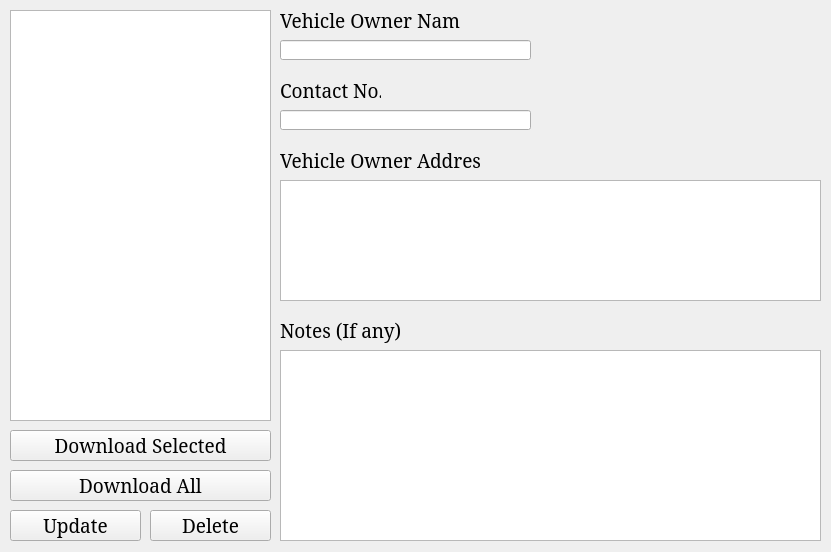
<?xml version="1.0" encoding="UTF-8"?>
<ui version="4.0">
 <class>UpdateCompanyWindow</class>
 <widget class="QMainWindow" name="UpdateCompanyWindow">
  <property name="windowModality">
   <enum>Qt::ApplicationModal</enum>
  </property>
  <property name="geometry">
   <rect>
    <x>0</x>
    <y>0</y>
    <width>831</width>
    <height>552</height>
   </rect>
  </property>
  <property name="windowTitle">
   <string>KB Roadways - Update Company</string>
  </property>
  <property name="windowIcon">
   <iconset>
    <normaloff>../__Assets/Logos/CompanyLogo.png</normaloff>../__Assets/Logos/CompanyLogo.png</iconset>
  </property>
  <widget class="QWidget" name="centralwidget">
   <widget class="QLabel" name="lblLogo">
    <property name="geometry">
     <rect>
      <x>600</x>
      <y>10</y>
      <width>171</width>
      <height>161</height>
     </rect>
    </property>
    <property name="acceptDrops">
     <bool>false</bool>
    </property>
    <property name="autoFillBackground">
     <bool>false</bool>
    </property>
    <property name="text">
     <string/>
    </property>
    <property name="pixmap">
     <pixmap>../__Assets/Logos/CompanyLogo.png</pixmap>
    </property>
    <property name="scaledContents">
     <bool>true</bool>
    </property>
   </widget>
   <widget class="QListWidget" name="lwVehicleOwnerList">
    <property name="geometry">
     <rect>
      <x>10</x>
      <y>10</y>
      <width>261</width>
      <height>411</height>
     </rect>
    </property>
   </widget>
   <widget class="QLabel" name="lblContactNo">
    <property name="geometry">
     <rect>
      <x>280</x>
      <y>70</y>
      <width>101</width>
      <height>41</height>
     </rect>
    </property>
    <property name="font">
     <font>
      <family>Constantia</family>
      <pointsize>14</pointsize>
     </font>
    </property>
    <property name="text">
     <string>Contact No.</string>
    </property>
   </widget>
   <widget class="QLabel" name="lblVehicleOwnerAddress">
    <property name="geometry">
     <rect>
      <x>280</x>
      <y>140</y>
      <width>201</width>
      <height>41</height>
     </rect>
    </property>
    <property name="font">
     <font>
      <family>Constantia</family>
      <pointsize>14</pointsize>
     </font>
    </property>
    <property name="text">
     <string>Vehicle Owner Address</string>
    </property>
   </widget>
   <widget class="QLineEdit" name="leContactNo">
    <property name="enabled">
     <bool>true</bool>
    </property>
    <property name="geometry">
     <rect>
      <x>280</x>
      <y>110</y>
      <width>251</width>
      <height>20</height>
     </rect>
    </property>
    <property name="text">
     <string/>
    </property>
    <property name="readOnly">
     <bool>false</bool>
    </property>
   </widget>
   <widget class="QTextEdit" name="teVehicleOwnerAddress">
    <property name="geometry">
     <rect>
      <x>280</x>
      <y>180</y>
      <width>541</width>
      <height>121</height>
     </rect>
    </property>
    <property name="readOnly">
     <bool>false</bool>
    </property>
    <property name="acceptRichText">
     <bool>false</bool>
    </property>
   </widget>
   <widget class="QTextEdit" name="teNotes">
    <property name="geometry">
     <rect>
      <x>280</x>
      <y>350</y>
      <width>541</width>
      <height>191</height>
     </rect>
    </property>
    <property name="readOnly">
     <bool>false</bool>
    </property>
    <property name="acceptRichText">
     <bool>false</bool>
    </property>
   </widget>
   <widget class="QLabel" name="lblVehicleOwnerName">
    <property name="geometry">
     <rect>
      <x>280</x>
      <y>0</y>
      <width>181</width>
      <height>41</height>
     </rect>
    </property>
    <property name="font">
     <font>
      <family>Constantia</family>
      <pointsize>14</pointsize>
     </font>
    </property>
    <property name="text">
     <string>Vehicle Owner Name</string>
    </property>
   </widget>
   <widget class="QLabel" name="lblNotes">
    <property name="geometry">
     <rect>
      <x>280</x>
      <y>310</y>
      <width>121</width>
      <height>41</height>
     </rect>
    </property>
    <property name="font">
     <font>
      <family>Constantia</family>
      <pointsize>14</pointsize>
     </font>
    </property>
    <property name="text">
     <string>Notes (If any)</string>
    </property>
   </widget>
   <widget class="QLineEdit" name="leVehicleOwnerName">
    <property name="enabled">
     <bool>true</bool>
    </property>
    <property name="geometry">
     <rect>
      <x>280</x>
      <y>40</y>
      <width>251</width>
      <height>20</height>
     </rect>
    </property>
    <property name="text">
     <string/>
    </property>
    <property name="readOnly">
     <bool>false</bool>
    </property>
   </widget>
   <widget class="QPushButton" name="btnDownloadAll">
    <property name="geometry">
     <rect>
      <x>10</x>
      <y>470</y>
      <width>261</width>
      <height>31</height>
     </rect>
    </property>
    <property name="font">
     <font>
      <family>Constantia</family>
      <pointsize>14</pointsize>
     </font>
    </property>
    <property name="text">
     <string>Download All</string>
    </property>
   </widget>
   <widget class="QPushButton" name="btnDownloadSelected">
    <property name="geometry">
     <rect>
      <x>10</x>
      <y>430</y>
      <width>261</width>
      <height>31</height>
     </rect>
    </property>
    <property name="font">
     <font>
      <family>Constantia</family>
      <pointsize>14</pointsize>
     </font>
    </property>
    <property name="text">
     <string>Download Selected</string>
    </property>
   </widget>
   <widget class="QPushButton" name="btnUpdate">
    <property name="geometry">
     <rect>
      <x>10</x>
      <y>510</y>
      <width>131</width>
      <height>31</height>
     </rect>
    </property>
    <property name="font">
     <font>
      <family>Constantia</family>
      <pointsize>14</pointsize>
     </font>
    </property>
    <property name="text">
     <string>Update</string>
    </property>
   </widget>
   <widget class="QPushButton" name="btnDelete">
    <property name="enabled">
     <bool>true</bool>
    </property>
    <property name="geometry">
     <rect>
      <x>150</x>
      <y>510</y>
      <width>121</width>
      <height>31</height>
     </rect>
    </property>
    <property name="font">
     <font>
      <family>Constantia</family>
      <pointsize>14</pointsize>
     </font>
    </property>
    <property name="text">
     <string>Delete</string>
    </property>
   </widget>
  </widget>
 </widget>
 <tabstops>
  <tabstop>lwVehicleOwnerList</tabstop>
  <tabstop>btnDownloadSelected</tabstop>
  <tabstop>btnDownloadAll</tabstop>
  <tabstop>btnUpdate</tabstop>
  <tabstop>btnDelete</tabstop>
  <tabstop>leVehicleOwnerName</tabstop>
  <tabstop>leContactNo</tabstop>
  <tabstop>teVehicleOwnerAddress</tabstop>
  <tabstop>teNotes</tabstop>
 </tabstops>
 <resources/>
 <connections/>
</ui>
